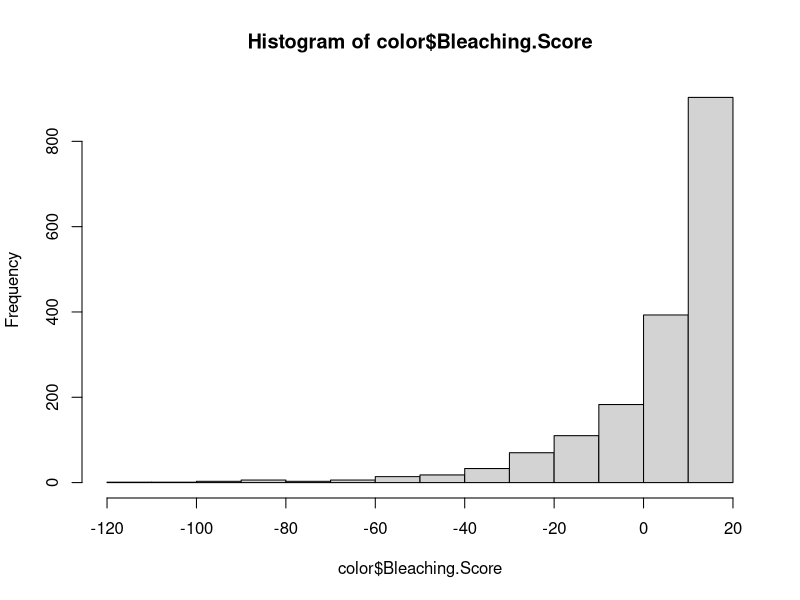
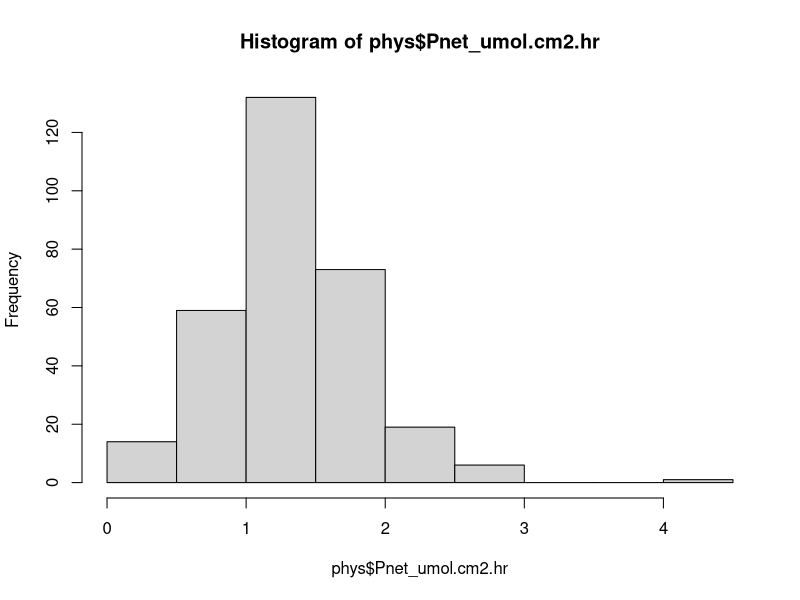
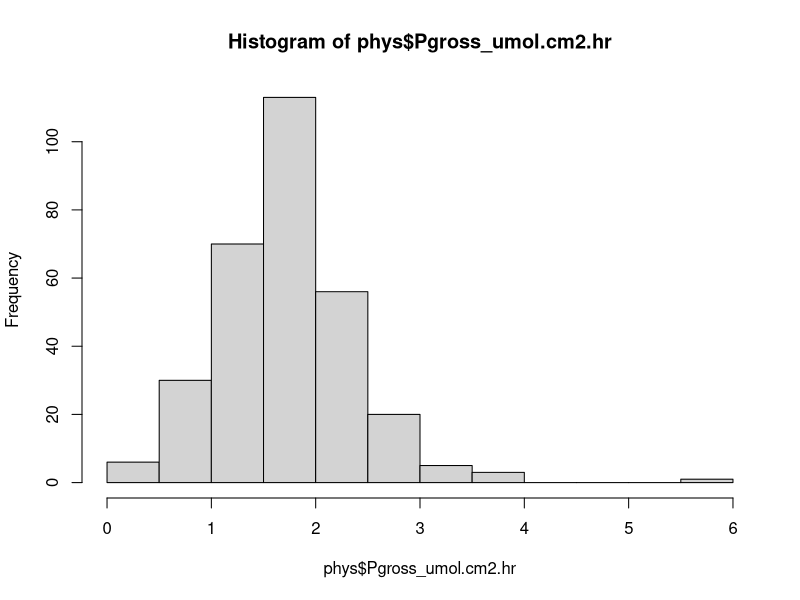
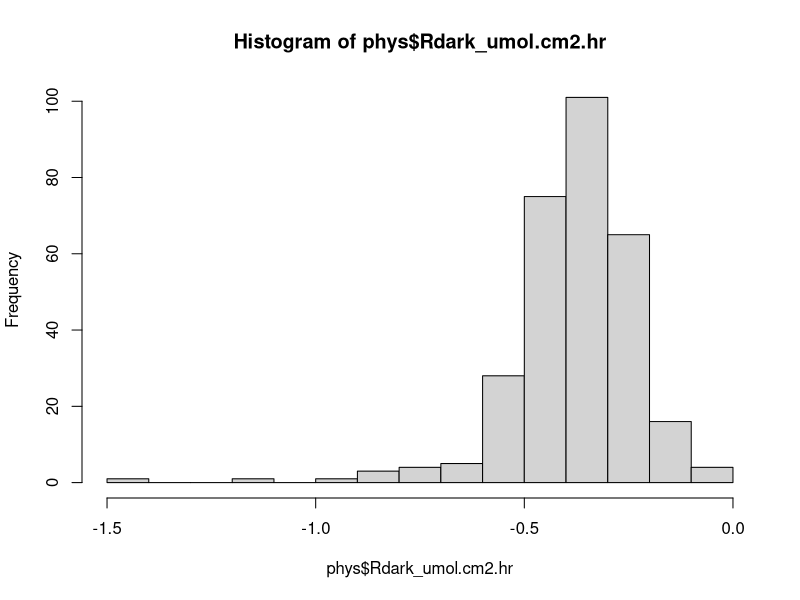
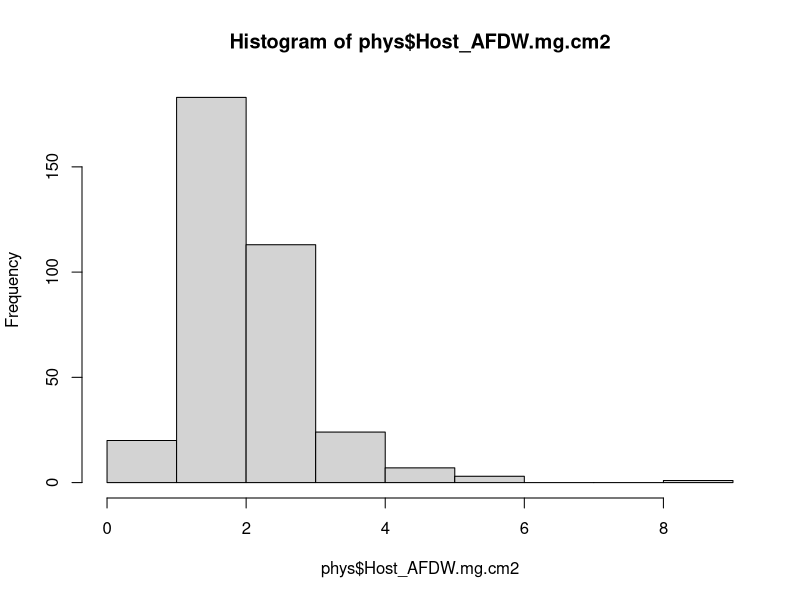
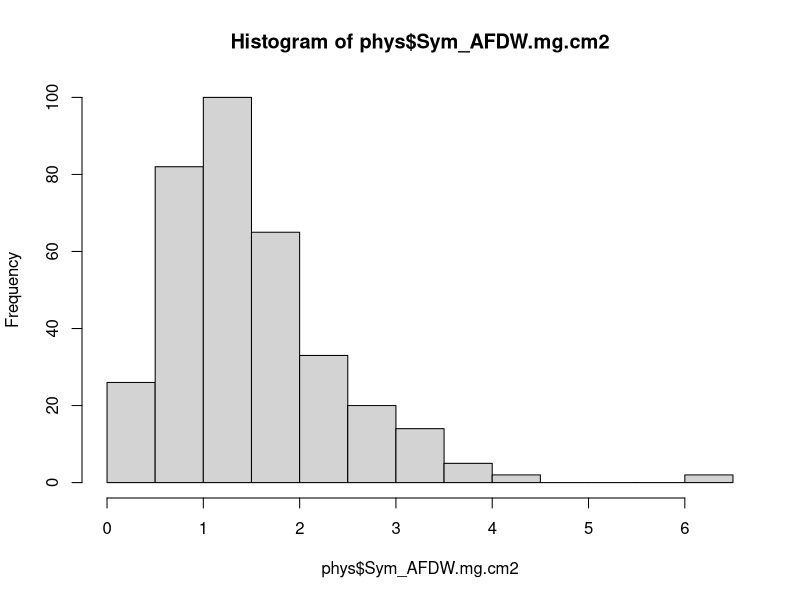
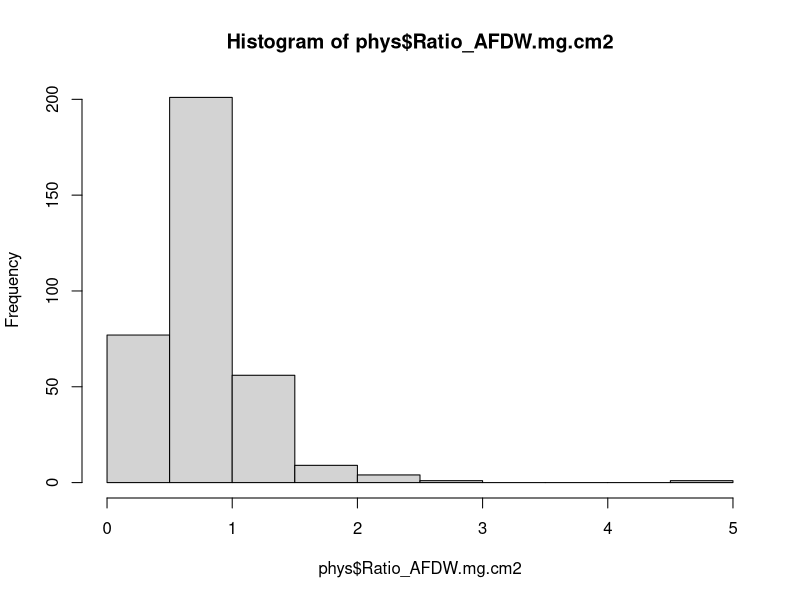
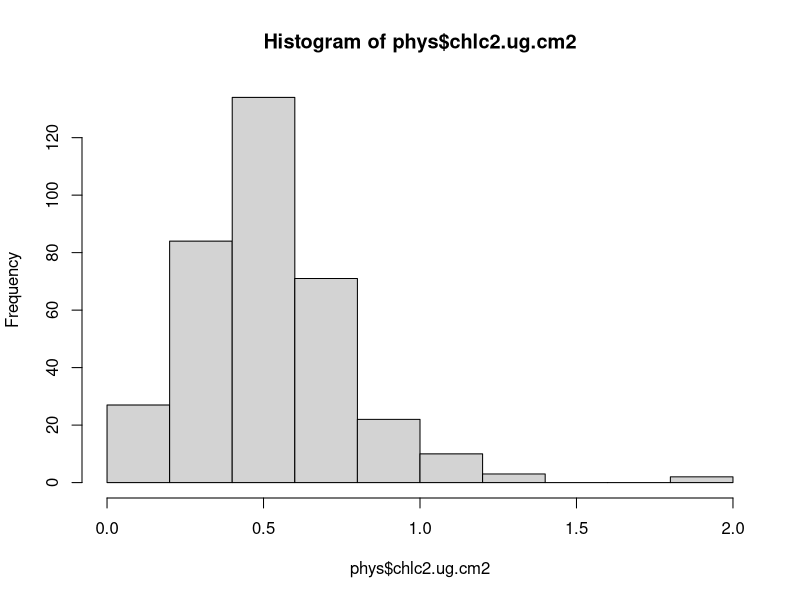

The R script that drew these images, in order: (Note: this script raises an error after producing the figures.)
## ---- chunk 1
knitr::opts_chunk$set(echo = TRUE)
## ---- chunk 2
rm(list=ls()) 
## ---- chunk 3
library(ggplot2); library(gridExtra)
library(plyr)
library(dplyr)
library(stats)
library(tidyr)
library(vegan)
library(broom)
library(robustbase)
## ---- chunk 4
phys <- read.csv("Output/results_physiology.csv") %>% group_by(Species, Timepoint, Treatment) %>% 
  filter(n() >= 3) %>% ungroup()
color <- read.csv("Output/results_colorscore.csv")
growth <- read.csv("Output/results_growth.csv")

cols <- c("lightblue", "blue", "salmon", "red3")
## ---- chunk 5
hist(color$Bleaching.Score) #not normal; heavily negatively skewed
hist(phys$Pnet_umol.cm2.hr); hist(phys$Pgross_umol.cm2.hr); hist(phys$Rdark_umol.cm2.hr)
hist(phys$Host_AFDW.mg.cm2); hist(phys$Sym_AFDW.mg.cm2); hist(phys$Ratio_AFDW.mg.cm2)
hist(phys$chlc2.ug.cm2)
hist(phys$prot_mg.cm2); hist(phys$cre.umol.mgprot)
## ---- chunk 6
## Physiology 
phys.mad <- phys %>% select(-chla.ug.cm2) %>% unite(Big.Group, Group, Species, remove = FALSE, sep = " ") %>%
  subset(Big.Group != "Recovery HTAC Pacuta") %>% gather("Response", "Response.Value", 11:19) %>%
  group_by(Species, Treatment, Timepoint, Response) %>% 
  mutate(mad = mad(Response.Value, center = median(Response.Value), constant = 1.4826, na.rm = TRUE, low = FALSE, high = FALSE)) %>%
  mutate(cv = ((mad/mean(Response.Value))*100)) %>% 
  #gather("Measurement", "Value", 13:14) %>%
  mutate(Species = case_when(
    Species == "Mcapitata" ~ "Montipora capitata",
    Species == "Pacuta" ~ "Pocillopora acuta"
  ))
  
phys.mad$Timepoint <- factor(phys.mad$Timepoint, levels=c("Day 1","Day 2","1 week","2 week","4 week","6 week","8 week", "12 week", "16 week"))
ggplot(phys.mad, aes(x=Treatment, y=mad, color=Treatment)) + geom_boxplot() + facet_grid(Species ~ Response) + theme_bw()

## Color Score 
color.mad <- color %>% group_by(Species, Treatment, Blch.Time) %>%
  mutate(mad = mad(Bleaching.Score, center = median(Bleaching.Score), constant = 1.4826, na.rm = FALSE, low = FALSE, high = FALSE)) %>%
  mutate(cv = ((mad/mean(Bleaching.Score))*100)) %>%
  mutate(Species = case_when(
    Species == "Mcapitata" ~ "Montipora capitata",
    Species == "Pacuta" ~ "Pocillopora acuta"
  ))

color.mad$Timepoint <- factor(color.mad$Timepoint, levels = c("Week1", "Week2", "Week3", "Week4", "Week5", "Week6", "Week7", "Week8", "Week9", "Week10", "Week11", "Week12", "Week13", "Week14", "Week15", "Week16"))

## Growth 
growth.mad <- growth %>% group_by(Species, Treatment, Growth.Time) %>%
  mutate(mad = mad(Growth.Rate, center = median(Growth.Rate), constant = 1.4826, na.rm = FALSE, low = FALSE, high = FALSE)) %>%
  mutate(cv = ((mad/mean(Growth.Rate))*100)) %>%
  mutate(Species = case_when(
    Species == "Mcapitata" ~ "Montipora capitata",
    Species == "Pacuta" ~ "Pocillopora acuta"
  ))

growth.mad$Timepoint <- factor(growth.mad$Timepoint, levels = c("Week1", "Week2", "Week4", "Week6", "Week8", "Week10", "Week12", "Week14", "Week16"))
## ---- chunk 7
total.CV <- ggplot(phys.mad, aes(x=Timepoint, y = cv, group = Treatment, color = Treatment)) +
  geom_line() + geom_point() +
  facet_grid(Species ~ Response) +
  scale_color_manual(values = cols) + 
  xlab("Timepoint") + ylab("Coefficient of Variation (%)") + ggtitle("Total CV") +
  theme_classic() + 
  theme(legend.position = "left") +
  geom_vline(xintercept = c(7.2), colour="black", linetype="dotted") +
  theme(plot.title = element_text(face = 'bold.italic', size = 12, hjust = 0)) + 
  theme(axis.text.x = element_text(angle = 60, vjust = 1.2, hjust = 1.3)) + #Set the text angle
  theme(panel.border = element_blank(),
  panel.grid.major = element_blank(),
  panel.grid.minor = element_blank(),
  # Change axis line
  axis.line = element_line(colour = "black")); total.CV

ggsave(file="Output/Final_Figures/CV-total.png", total.CV, width = 11, height = 10, units = c("in"))
## ---- chunk 8
## Resp 
resp.mad <- phys.mad %>% subset(Response == "Pnet_umol.cm2.hr" | Response == "Pgross_umol.cm2.hr" | Response == "Rdark_umol.cm2.hr") %>% na.omit()

Resp.MAD <- ggplot(resp.mad, aes(x=Timepoint, y = mad, group = Treatment, color = Treatment)) +
  geom_line() + geom_point() +
  facet_grid(Response ~ Species, scales = "free") +
  scale_color_manual(values = cols) + 
  xlab("Timepoint") + ylab("Median Absolute Deviation") + ggtitle("Resp / Photo MAD") +
  theme_classic() + 
  theme(legend.position = "left") +
  #geom_vline(xintercept = c(7.8), colour="black", linetype="dotted") +
  theme(plot.title = element_text(face = 'bold.italic', size = 12, hjust = 0)) + 
  theme(axis.text.x = element_text(angle = 60, vjust = 1.2, hjust = 1.3)) + #Set the text angle
  theme(panel.border = element_blank(),
  panel.grid.major = element_blank(),
  panel.grid.minor = element_blank(),
  # Change axis line
  axis.line = element_line(colour = "black")); Resp.MAD

Resp.CV <- ggplot(resp.mad, aes(x=Timepoint, y = cv, group = Treatment, color = Treatment)) +
  geom_line() + geom_point() +
  facet_grid(Response ~ Species) +
  scale_color_manual(values = cols) + 
  xlab("Timepoint") + ylab("Coefficient of Variation (%)") + ggtitle("Resp / Photo CV") +
  theme_classic() + 
  theme(legend.position = "left") +
  #geom_vline(xintercept = c(7.8), colour="black", linetype="dotted") +
  theme(plot.title = element_text(face = 'bold.italic', size = 12, hjust = 0)) + 
  theme(axis.text.x = element_text(angle = 60, vjust = 1.2, hjust = 1.3)) + #Set the text angle
  theme(panel.border = element_blank(),
  panel.grid.major = element_blank(),
  panel.grid.minor = element_blank(),
  # Change axis line
  axis.line = element_line(colour = "black")); Resp.CV
  
Resp <- arrangeGrob(Resp.MAD, Resp.CV, ncol=1)
ggsave(file="Output/Final_Figures/MAD-Resp.png", Resp, width = 11, height = 12, units = c("in"))
## ---- chunk 9
## Chl
chl.mad <- phys.mad %>% subset(Response == "chlc2.ug.cm2") %>% na.omit()

CHLMAD <- ggplot(chl.mad, aes(x=Timepoint, y = mad, group = Treatment, color = Treatment)) +
  geom_line() + geom_point() +
  facet_grid(~ Species, scales = "free") +
  scale_color_manual(values = cols) + 
  xlab("Timepoint") + ylab("Median Absolute Deviation") + ggtitle("Chlorophyll c2 MAD") +
  theme_classic() + 
  theme(legend.position = "left") +
  geom_vline(xintercept = c(7.2), colour="black", linetype="dotted") +
  theme(plot.title = element_text(face = 'bold.italic', size = 12, hjust = 0)) + 
  theme(axis.text.x = element_text(angle = 60, vjust = 1.2, hjust = 1.3)) + #Set the text angle
  theme(panel.border = element_blank(),
  panel.grid.major = element_blank(),
  panel.grid.minor = element_blank(),
  axis.line = element_line(colour = "black")); CHLMAD

CHL.CV <- ggplot(chl.mad, aes(x=Timepoint, y = cv, group = Treatment, color = Treatment)) +
  geom_line() + geom_point() +
  facet_grid(~ Species) +
  scale_color_manual(values = cols) + 
  xlab("Timepoint") + ylab("Coefficient of Variation (%)") + ggtitle("Chl CV") +
  theme_classic() + 
  theme(legend.position = "left") +
  #geom_vline(xintercept = c(7.8), colour="black", linetype="dotted") +
  theme(plot.title = element_text(face = 'bold.italic', size = 12, hjust = 0)) + 
  theme(axis.text.x = element_text(angle = 60, vjust = 1.2, hjust = 1.3)) + #Set the text angle
  theme(panel.border = element_blank(),
  panel.grid.major = element_blank(),
  panel.grid.minor = element_blank(),
  # Change axis line
  axis.line = element_line(colour = "black")); CHL.CV
  
Chl <- arrangeGrob(CHLMAD, CHL.CV, ncol=1)

ggsave(file="Output/Final_Figures/MAD-Chl.png", Chl, width = 11, height = 8, units = c("in"))
## ---- chunk 10
## TAC and Prot
Tac.prot.mad <- phys.mad %>% subset(Response == "cre.umol.mgprot" | Response == "prot_mg.cm2")

PROT.TAC.MAD <- ggplot(Tac.prot.mad, aes(x=Timepoint, y = mad, group = Treatment, color = Treatment)) +
  geom_line() + geom_point() +
  facet_grid(Response ~ Species, scales = "free") +
  scale_color_manual(values = cols) + 
  xlab("Timepoint") + ylab("Median Absolute Deviation") + ggtitle("TAC and Protein MAD") +
  theme_classic() + 
  theme(legend.position = "left") +
  geom_vline(xintercept = c(7.2), colour="black", linetype="dotted") +
  theme(plot.title = element_text(face = 'bold.italic', size = 12, hjust = 0)) + 
  theme(axis.text.x = element_text(angle = 60, vjust = 1.2, hjust = 1.3)) + #Set the text angle
  theme(panel.border = element_blank(),
  panel.grid.major = element_blank(),
  panel.grid.minor = element_blank(),
  axis.line = element_line(colour = "black")); PROT.TAC.MAD

PROT.TAC.CV <- ggplot(Tac.prot.mad, aes(x=Timepoint, y = cv, group = Treatment, color = Treatment)) +
  geom_line() + geom_point() +
  facet_grid(Response ~ Species) +
  scale_color_manual(values = cols) + 
  xlab("Timepoint") + ylab("Coefficient of Variation (%)") + ggtitle("TAC and Protein CV") +
  theme_classic() + 
  theme(legend.position = "left") +
  geom_vline(xintercept = c(7.2), colour="black", linetype="dotted") +
  theme(plot.title = element_text(face = 'bold.italic', size = 12, hjust = 0)) + 
  theme(axis.text.x = element_text(angle = 60, vjust = 1.2, hjust = 1.3)) + #Set the text angle
  theme(panel.border = element_blank(),
  panel.grid.major = element_blank(),
  panel.grid.minor = element_blank(),
  axis.line = element_line(colour = "black")); PROT.TAC.CV

ProtTAC <- arrangeGrob(PROT.TAC.MAD, PROT.TAC.CV, ncol=1)

ggsave(file="Output/Final_Figures/MAD-Prot-TAC.png", ProtTAC, width = 11, height = 12, units = c("in"))
## ---- chunk 11
## AFDW 
AFDW.mad <- phys.mad %>% subset(Response == "Host_AFDW.mg.cm2" | Response == "Sym_AFDW.mg.cm2" | Response == "Ratio_AFDW.mg.cm2") %>% na.omit()

AFDW.MAD <- ggplot(AFDW.mad, aes(x=Timepoint, y = mad, group = Treatment, color = Treatment)) +
  geom_line() + geom_point() +
  facet_grid(Response ~ Species, scales = "free") +
  scale_color_manual(values = cols) + 
  xlab("Timepoint") + ylab("Median Absolute Deviation") + ggtitle("Tissue Biomass MAD") +
  theme_classic() + 
  theme(legend.position = "left") +
  geom_vline(xintercept = c(7.2), colour="black", linetype="dotted") +
  theme(plot.title = element_text(face = 'bold.italic', size = 12, hjust = 0)) + 
  theme(axis.text.x = element_text(angle = 60, vjust = 1.2, hjust = 1.3)) + #Set the text angle
  theme(panel.border = element_blank(),
  panel.grid.major = element_blank(),
  panel.grid.minor = element_blank(),
  axis.line = element_line(colour = "black")); AFDW.MAD

AFDW.CV <- ggplot(AFDW.mad, aes(x=Timepoint, y = cv, group = Treatment, color = Treatment)) +
  geom_line() + geom_point() +
  facet_grid(Response ~ Species) +
  scale_color_manual(values = cols) + 
  xlab("Timepoint") + ylab("Coefficient of Variation") + ggtitle("Tissue Biomass CV") +
  theme_classic() + 
  theme(legend.position = "left") +
  geom_vline(xintercept = c(7.2), colour="black", linetype="dotted") +
  theme(plot.title = element_text(face = 'bold.italic', size = 12, hjust = 0)) + 
  theme(axis.text.x = element_text(angle = 60, vjust = 1.2, hjust = 1.3)) + #Set the text angle
  theme(panel.border = element_blank(),
  panel.grid.major = element_blank(),
  panel.grid.minor = element_blank(),
  axis.line = element_line(colour = "black")); AFDW.CV

AFDW <- arrangeGrob(AFDW.MAD, AFDW.CV, ncol=1)
ggsave(file="Output/Final_Figures/MAD-AFDW.png", AFDW, width = 11, height = 12, units = c("in"))
## ---- chunk 12
multi.phys.mad <- phys %>% select(-chla.ug.cm2, -Group, -Rdark_umol.cm2.hr, -Pnet_umol.cm2.hr, -Pgross_umol.cm2.hr, -Phase) %>% unite(Group, Timepoint, Treatment, remove = FALSE, sep = " ")
multi.phys.mad <- multi.phys.mad[complete.cases(multi.phys.mad), ] #only taking complete cases 
multi.phys.mad$Timepoint <- factor(multi.phys.mad$Timepoint, levels=c("Day 1","Day 2","1 week","2 week","4 week","6 week","8 week", "12 week", "16 week"))

mcap.multi.phys <- multi.phys.mad %>% filter(Species=="Mcapitata") 
mcap.multi.phys.info <- mcap.multi.phys %>% select(1:9)
mcap.multi.phys.data <- mcap.multi.phys %>% select(c(10:15))

pact.multi.phys <- multi.phys.mad %>% filter(Species=="Pacuta") 
pact.multi.phys.data <- pact.multi.phys %>% select(c(10:15))

#Scale and center datasets
Mcap.data.scaled <- scale(mcap.multi.phys.data, center = T, scale = T) # scaled variables
Pact.data.scaled <- scale(mcap.multi.phys.data, center = T, scale = T) # scaled variables

#Distance matrix 
Mcap.dist <- vegdist(Mcap.data.scaled, method="euclidean", binary=FALSE, diag=FALSE, upper=FALSE, na.rm = FALSE)
Pact.dist <- vegdist(Pact.data.scaled, method="euclidean", binary=FALSE, diag=FALSE, upper=FALSE, na.rm = FALSE)
## ---- chunk 13
##Mcap 
Mcap.disper <- betadisper(Mcap.dist, mcap.multi.phys.info$Group, type = c("median","centroid"), bias.adjust = FALSE)

boxplot(Mcap.disper, ylab = "Distance to centroid")

Mcap.disper$distances

Mcap.out <- as.data.frame(Mcap.disper$distances)
Mcap.out$Plug_ID <- mcap.multi.phys.info$Plug_ID

Mcap <- full_join(mcap.multi.phys.info, Mcap.out, by='Plug_ID') %>% dplyr::rename(Dist = "Mcap.disper$distances")

hist(Mcap$Dist)

##Pacuta
Pact.disper <- betadisper(Pact.dist, pact.multi.phys$Group, type = c("median","centroid"), bias.adjust = FALSE)
## ---- chunk 14
Mcap.mad <- Mcap %>% group_by(Treatment, Timepoint) %>% 
  mutate(mad = mad(Dist, center = median(Dist), constant = 1.4826, na.rm = TRUE, low = FALSE, high = FALSE)) %>%
  mutate(Species = case_when(
    Species == "Mcapitata" ~ "Montipora capitata",
    Species == "Pacuta" ~ "Pocillopora acuta"
  ))

Mcap.Multi.MAD <- ggplot(Mcap.mad, aes(x=Timepoint, y = mad, group = Treatment, color = Treatment)) +
  geom_line() + geom_point() +
  facet_grid(~ Species) +
  scale_color_manual(values = cols) + 
  xlab("Timepoint") + ylab("Multivariate MAD score") + ggtitle("Multivariate Physiological MAD") +
  theme_classic() + 
  theme(legend.position = "left") +
  geom_vline(xintercept = c(7.2), colour="black", linetype="dotted") +
  theme(plot.title = element_text(face = 'bold.italic', size = 12, hjust = 0)) + 
  theme(axis.text.x = element_text(angle = 60, vjust = 1.2, hjust = 1.3)) + #Set the text angle
  theme(panel.border = element_blank(),
  panel.grid.major = element_blank(),
  panel.grid.minor = element_blank(),
  axis.line = element_line(colour = "black")); Mcap.Multi.MAD
## ---- chunk 15
# scaled data and info together
Mcap.data.scaled.df <- as.data.frame(Mcap.data.scaled)
Mcap.data.scaled.df$Plug_ID <- Mcap$Plug_ID
Mcap.CVm <- full_join(Mcap, Mcap.data.scaled.df, by="Plug_ID")

# creating 34 dataframes based on 'Group' and then selecting the data columns in each of them
split.frames <- split(Mcap.CVm, Mcap.CVm$Group)
new_list <- lapply(split.frames, function(x) x %>% select(11:16)) 
matrix_list <- lapply(new_list, function(x) data.matrix(x))

new_list$`1 week ATAC` # example view of one of the dataframes
matrix_list$`1 week ATAC` # example view of the matrices 
str(matrix_list$`1 week ATAC`)
str(Mcap.data.scaled)

onewk <- mcap.multi.phys %>% subset(Group == "6 week ATAC")
mmc4 <- read.csv("mmc4.txt", sep="\t") %>% select(-protein)
mmc4 <- data.matrix(mmc4)
## use sample info to subset for e and then do covMcd and CVm equation

sample.info <- data.frame(c(colnames(mmc4)))
sample.info$site <- sample.info$c.colnames.mmc4..
sample.info <- sample.info[-1,]
#sample <- substr(sample.info$c.colnames.mmc4..,3,3)
sample <- sub("\\..*", "", sample.info$c.colnames.mmc4..) # keep everything before the period 
samplex <- str_sub(sample.info$c.colnames.mmc4..,-6,-6)

#sample <- gsub("..*$", "", sample.info$c.colnames.mmc4..)
sample <- gsub("X([0-9]+)_.*", "\\1", sample.info$c.colnames.mmc4..)

sub(" xxx.*", "", x)

u <- covMcd(mmc4)

head(u$cov)

CVm <- sqrt((t(u$cov)*sum(u$cov))/((t(u$cov)*u$cov)^2))


boxplot(CVm)

covMcd(matrix_list$`1 week ATAC`) # this still doesn't work with just one matrix.. 

for(i in 1:length(matrix_list)){
  covMcd(i$Value)
}


phys.cov <- covMcd(Mcap.data.scaled)
summary(phys.cov)

phys.cov.scaled <- covMcd(mcap.multi.phys.data)
summary(phys.cov.scaled)

Multi.mad <- phys.cov$cov
MMad.T <- t(Multi.mad)
